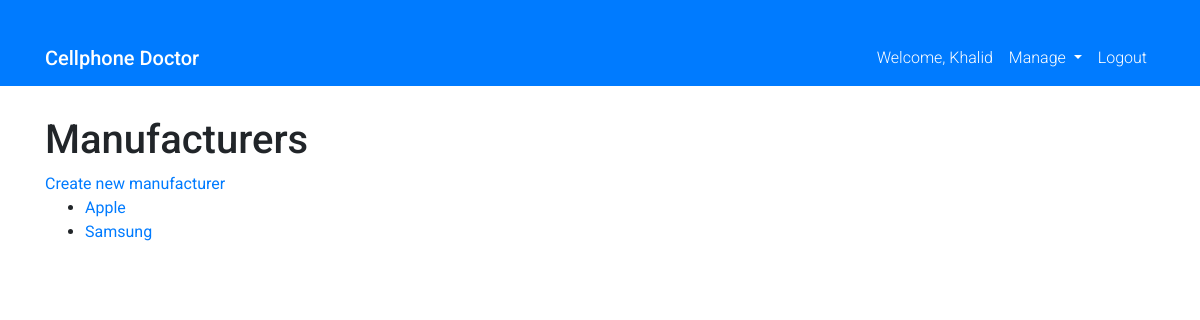
/store/manufacturers/ (signed in), run on the app's committed database.
### users/models.py (models this page shows, shortened)
class CustomUser(AbstractUser):
    phone_regex = RegexValidator(
        regex=r"^\d{10,15}$",
        message=_("Phone number must be entered in the format:\
                  '9999999999'. Up to 15 digits allowed.")
    )
    phoneNumber = models.CharField(
        validators=[phone_regex, validate_phone_number],
        max_length=15,
        unique=True  # Remove unique=True
    )
    first_name = models.CharField(max_length=30)
    last_name = models.CharField(max_length=30)
    is_active = models.BooleanField(default=True)
    is_staff = models.BooleanField(default=False)
    is_superuser = models.BooleanField(default=False)
    email = models.EmailField(max_length=250, blank=True, null=True)
    address = models.CharField(max_length=100, blank=True, null=True)
    city = models.CharField(max_length=50, blank=True, null=True)
    state = models.CharField(max_length=50, blank=True, choices=STATE_CHOICES)
    zipcode = models.CharField(max_length=50, blank=True, null=True)
    service_provider = models.CharField(
        max_length=50,
        choices=SERVICE_PROVIDER_CHOICES,
        default='Unknown'
    )
    accept_devices_trade_in = models.BooleanField(default=True)
    accept_devices_buy = models.BooleanField(default=True)
    accept_devices_sell = models.BooleanField(default=True)
    accept_device_repair = models.BooleanField(default=True)
    accept_purchase = models.BooleanField(default=True)
    blacklisted = models.BooleanField(default=False)
    blacklisted_reason = models.CharField(
        max_length=100, default="", blank=True, null=True)
    photo = models.ImageField(
        upload_to='users/profile_pics', blank=True, null=True)
    notes = models.TextField(max_length=500, blank=True, default="")
    bio = models.TextField(max_length=500, blank=True, default="")
    created_at = models.DateTimeField(auto_now_add=True)
    updated_at = models.DateTimeField(auto_now=True)
    objects = CustomUserManager()
    USERNAME_FIELD = 'phoneNumber'

### store/models.py (models this page shows, shortened)
class Manufacturer(models.Model):
    name = models.CharField(max_length=50, unique=True)
    class Meta:
        ordering = ('id',)
        verbose_name = 'Manufacturer'
        verbose_name_plural = 'Manufacturers'

### store/views.py (the view)
# urls.py: path('manufacturers/', views.ManufacturerListView.as_view(), name='manufacturer_list'),
class ManufacturerListView(ListView):
    model = Manufacturer
    template_name = 'store/manufacturer/manufacturer_list.html'

### store/templates/store/manufacturer/manufacturer_list.html
{% extends 'base.html' %}
{% block content %}
  <h1>Manufacturers</h1>
  <a href="{% url 'store:manufacturer_create' %}">Create new manufacturer</a>
  <ul>
    {% for manufacturer in object_list %}
      <li><a href="{% url 'store:manufacturer_detail' manufacturer.pk %}">{{ manufacturer.name }}</a></li>
    {% empty %}
      <li>No manufacturers found.</li>
    {% endfor %}
  </ul>
{% endblock %}

### static/templates/base.html (shortened to what this page needs)
<!DOCTYPE html>
<html lang="en">
  {% load static %} {% get_static_prefix as STATIC_PREFIX %}
  <head>
    <link
      rel="stylesheet"
      href="https://maxcdn.bootstrapcdn.com/bootstrap/4.5.2/css/bootstrap.min.css"
    />
    <link rel="stylesheet" href="{% static 'css/styles.css' %}" />
  </head>
  <body>
    <nav class="navbar navbar-expand-lg navbar-primary bg-primary">
      <div class="container">
        <a class="navbar-brand text-white" href="{% url 'home' %}"
          >Cellphone Doctor</a
        >
        <div class="collapse navbar-collapse" id="navbarNav">
          <ul class="navbar-nav ml-auto">
            {% if user.is_authenticated %}
            <li class="nav-item">
              <a class="nav-link text-white" href="#"
                >Welcome, {{ user.username }}</a
              >
            </li>
            <li class="nav-item dropdown">
              <a
                class="nav-link dropdown-toggle text-white"
                href="#"
                id="navbarDropdown"
                role="button"
                data-toggle="dropdown"
                aria-haspopup="true"
                aria-expanded="false"
              >
                Manage
              </a>
            </li>
            <li class="nav-item">
              <a class="nav-link text-white" href="{% url 'logout' %}"
                >Logout</a
              >
            </li>
            {% endif %}
          </ul>
        </div>
      </div>
    </nav>
    <div class="container">{% block content %} {% endblock %}</div>
  </body>
</html>

### static/css/styles.css (style rules this page uses)
body { font-family: 'Roboto', sans-serif; }
.navbar-brand { font-weight: 500; }
.nav-link { font-weight: 300; }
.container { margin-top: 30px; }

### data on the page
CustomUser: username "Khalid"
Manufacturer: name "Apple"
Manufacturer: name "Samsung"
